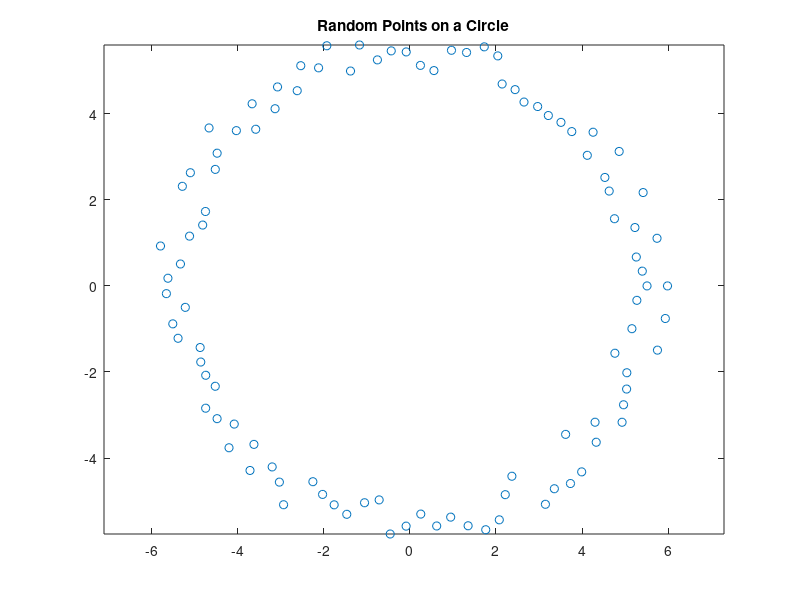

This chart was generated by the following MATLAB code:
% Day 092: Random Circle Points
theta = linspace(0, 2*pi, 100);
r = 5 + rand(1, 100);
x = r .* cos(theta);
y = r .* sin(theta);
plot(x, y, 'o'); axis equal;
title('Random Points on a Circle');
